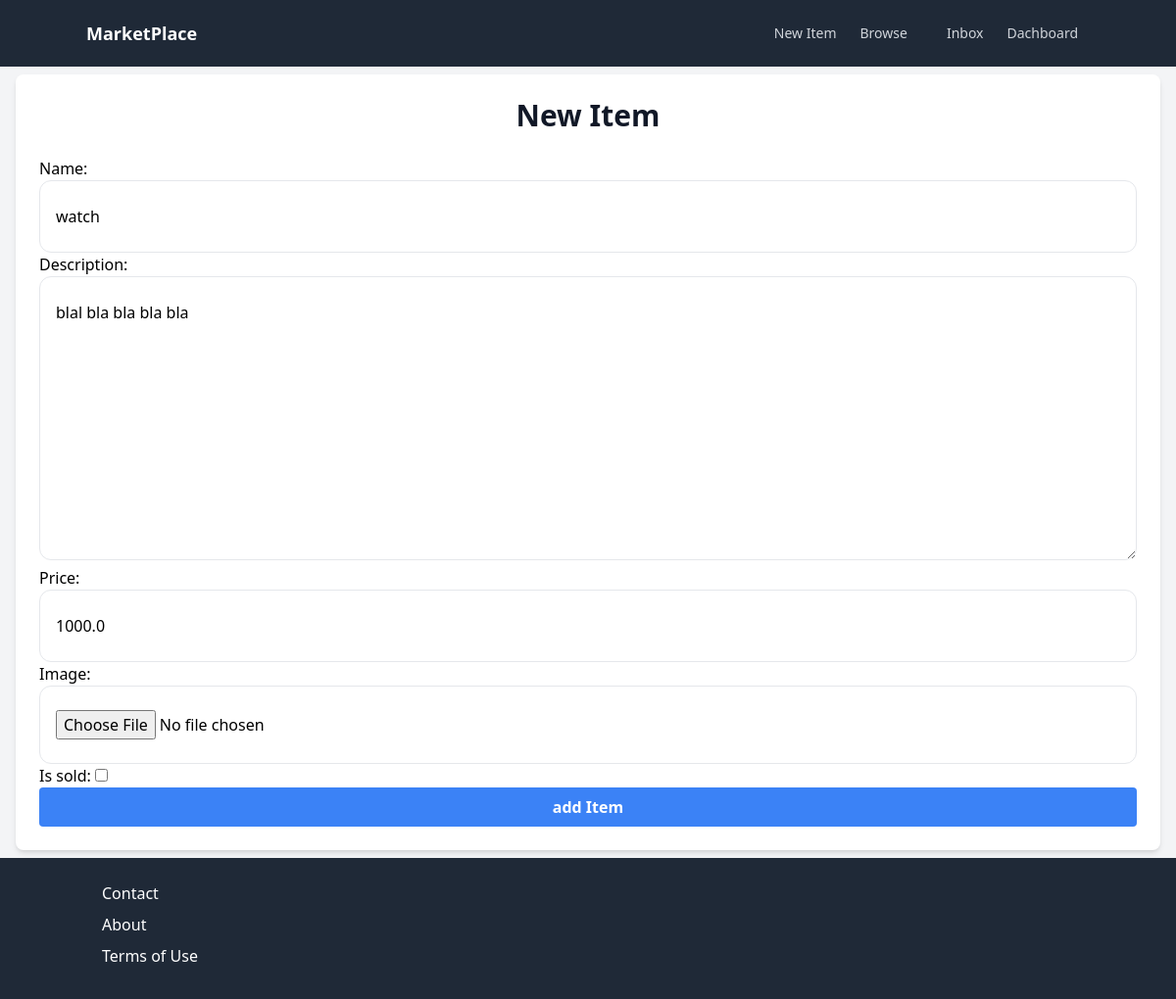
The page /items/4/edit/ (signed in) on the database as committed earlier.
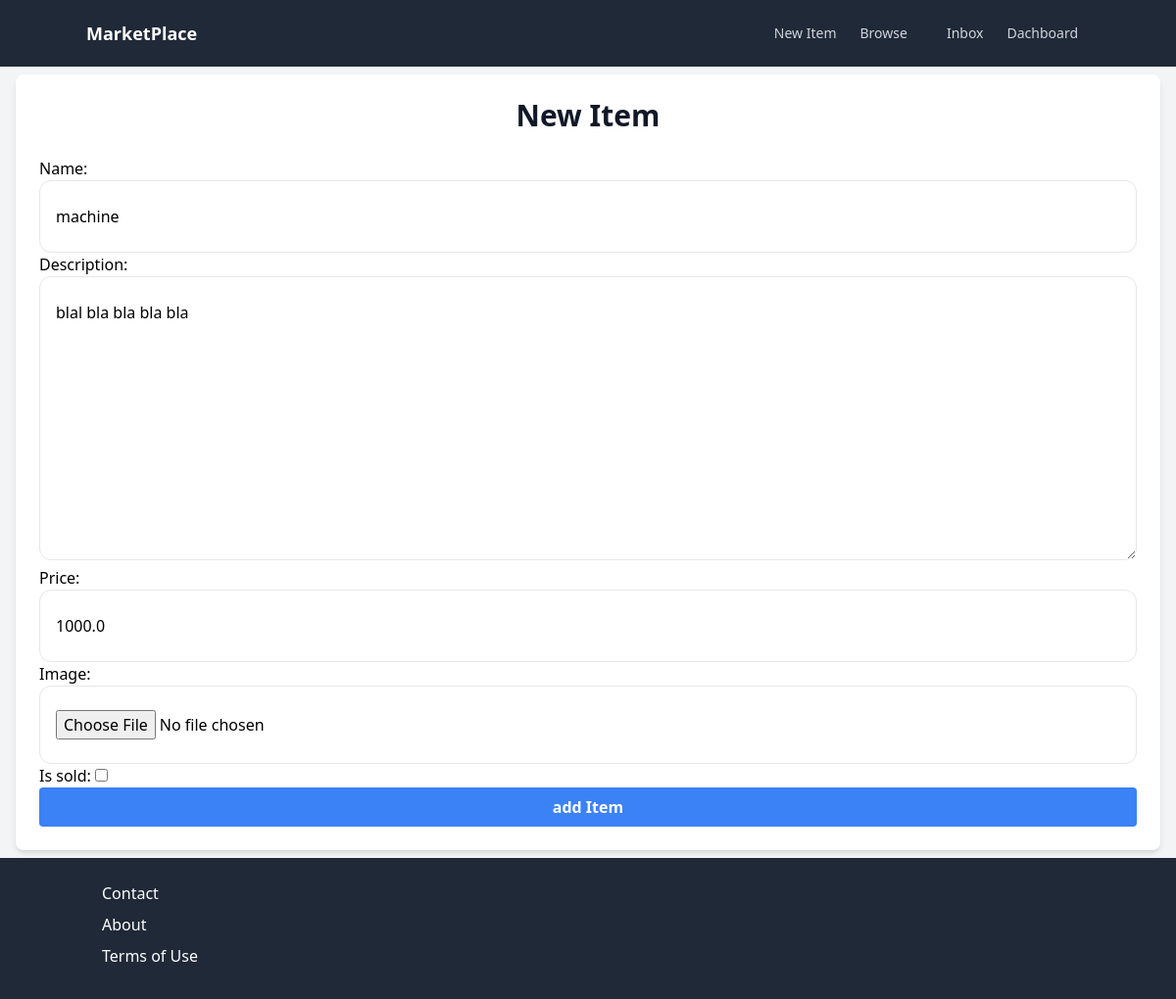
The same page on the database as committed later.
### item/models.py (models this page shows, shortened)
class Item(models.Model):
    name = models.CharField(max_length = 255)
    description = models.TextField(blank=True, null=True)
    price = models.FloatField()
    is_sold = models.BooleanField(default=False)
    created_at = models.DateTimeField(auto_now_add=True)
    image = models.ImageField(upload_to="items_images", blank=True, null=True)
    created_by = models.ForeignKey(User, related_name="items", on_delete=models.CASCADE)
    category = models.ForeignKey(Category, related_name="items", on_delete=models.CASCADE)

### item/views.py (the view)
# urls.py: path('<int:pk>/edit/',views.edit, name='edit')
@login_required
def edit(request, pk):
    item = get_object_or_404(Item, pk=pk, created_by=request.user)
    if request.method == 'POST':
        form = EditItemForm(request.POST,request.FILES, instance=item)
        if form.is_valid():
            form.save()
            return redirect('item:detail',pk=item.id)
    else:
        form = EditItemForm(instance=item)
    return render(request, 'item/form.html', {
        'form' : form
    })

### item/forms.py
class EditItemForm(forms.ModelForm):
    class Meta:
        model = Item
        fields = ('name', 'description', 'price', 'image', 'is_sold')
        widgets = {
            'name' : forms.TextInput(attrs={
                'class' : CLASS_TAILWIND
            }),
            'description' : forms.Textarea(attrs={
                'class' : CLASS_TAILWIND
            }),
            'price' : forms.TextInput(attrs={
                'class' : CLASS_TAILWIND
            }),
            'image' : forms.FileInput(attrs={
                'class' : CLASS_TAILWIND
            }),
        }

### item/templates/item/form.html (shortened to what this page needs)
{% extends "main/base.html" %}
{% block content %}
<div class="bg-gray-100 mx-auto">
    <div class="bg-white rounded-lg shadow-md p-6">
        <h2 class="text-center text-3xl font-extrabold text-gray-900 mb-6">New Item</h2>
        <form action="." method="POST" enctype='multipart/form-data'>
        {{ form.as_p }}
            <div class="flex items-center justify-between">
                <button type="submit" class="bg-blue-500 hover:bg-blue-700 text-white font-bold py-2 px-4 rounded focus:outline-none focus:shadow-outline w-full">add Item</button>
            </div>
        </form>
    </div>
</div>
{% endblock content %}

Rows that differ between the two databases and show on the page:
changed Item "blal bla bla bla bla": name "watch" → "machine"
